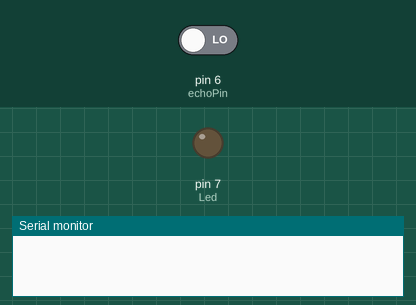
A sketch run on a simulated Arduino Uno, built with avr-gcc and run on an emulated ATmega328P. On the bench: output pins drawn as LEDs (lit = HIGH), the last lines printed to the serial monitor. The test bench sets the inputs (shaded band); at power-on: pin 6 (echoPin) LOW. Pins used as bus, display or sensor lines are not drawn.

Above: at 0.1 s.
At 1.1 s:
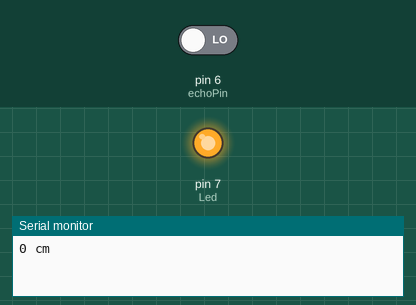
Timing chart, 0 to 2.6 s (numbered marks = the images above):
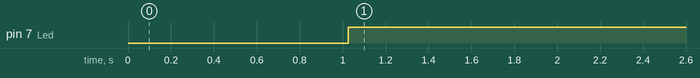

The sketch:

_Ultrasonic_sensor.ino
```cpp
int echoPin =6;
int trigPin =5;
int Led =7;

void setup() {
  Serial.begin (9600);
  pinMode(trigPin, OUTPUT);
  pinMode(echoPin, INPUT);
  pinMode(Led, OUTPUT);

}
void loop() {
  long duration; //المدة
  long distance;//المسافة
  digitalWrite(trigPin, LOW);
  delay(15);
  digitalWrite(trigPin, HIGH);
  delay(10);
  digitalWrite(trigPin, LOW);
  duration = pulseIn(echoPin, HIGH);
  distance= duration*0.034/2;
  Serial.print(distance);
  Serial.println(" cm");
  if (distance <= 150) {
  digitalWrite(Led,HIGH);
}
 else {
    digitalWrite(Led,LOW);
 delay(500);
}
 }
```

Measured:
- by itself, pin 7 (Led): LOW → HIGH at 1.0 s
